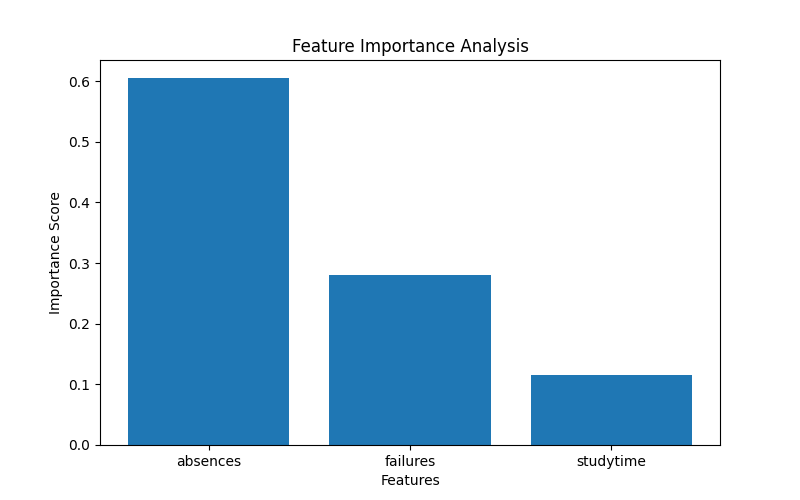

Source code (Python):
import pandas as pd
import matplotlib.pyplot as plt

from sklearn.ensemble import RandomForestClassifier

from sklearn.model_selection import train_test_split


# LOAD DATASET

df = pd.read_csv(
    "student-mat.csv",
    sep=","
)


# CREATE RISK COLUMN

df["risk"] = df["G3"].apply(

    lambda x: 1 if x < 10 else 0

)


# FEATURES

features = [
    "absences",
    "studytime",
    "failures"
]

X = df[features]


# TARGET

y = df["risk"]


# SPLIT DATA

X_train, X_test, y_train, y_test = train_test_split(

    X,
    y,
    test_size=0.2,
    random_state=42

)


# RANDOM FOREST MODEL

model = RandomForestClassifier()

model.fit(X_train, y_train)


# FEATURE IMPORTANCE

importance = model.feature_importances_


# CREATE DATAFRAME

importance_df = pd.DataFrame({

    "Feature": features,

    "Importance": importance

})


# SORT VALUES

importance_df = importance_df.sort_values(

    by="Importance",

    ascending=False

)


print("\nFEATURE IMPORTANCE\n")

print(importance_df)


# PLOT GRAPH

plt.figure(figsize=(8, 5))

plt.bar(

    importance_df["Feature"],

    importance_df["Importance"]

)

plt.title(
    "Feature Importance Analysis"
)

plt.xlabel("Features")

plt.ylabel("Importance Score")

plt.savefig(
    "feature_importance.png"
)

print(
    "\nFeature importance graph saved!"
)
